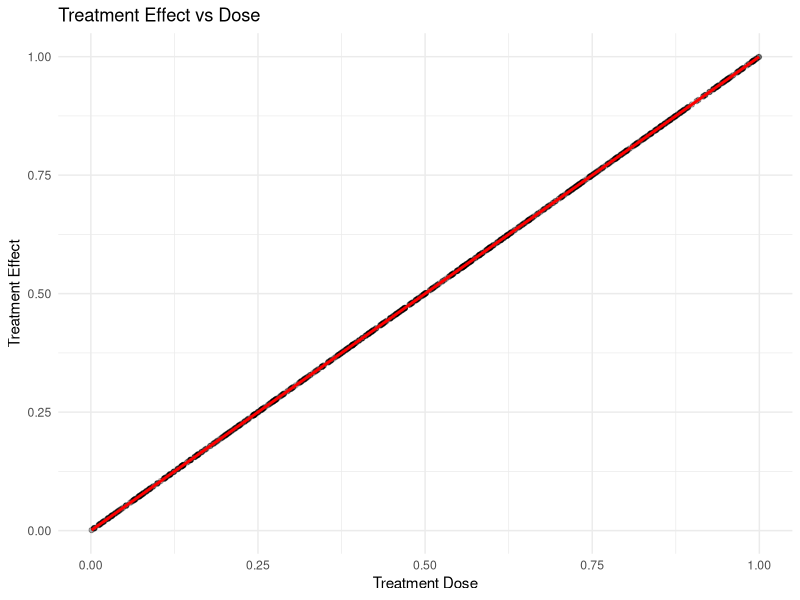

The R script that drew this image:
rm(list=ls())
library(dplyr)
library(tidyr)
library(ggplot2)

set.seed(123)

# Parameters
n_counties <- 1000
n_periods <- 2
base_death_rate <- 0.01
treatment_prob <- 0.8
func <- function(x) x  # Linear function

# Generate panel data
sim_data <- expand_grid(
  county_id = 1:n_counties,
  period = 0:1
) %>%
  as_tibble() %>%
  arrange(county_id, period)

# Assign treatment status and dose (fixed across periods for each county)
sim_data <- sim_data %>%
  group_by(county_id) %>%
  mutate(
    treated = rbinom(1, size = 1, prob = treatment_prob),
    dose = if_else(treated == 1, runif(1), 0),
    population = rpois(1, lambda = 10000)
  ) %>%
  ungroup()

# Calculate the expected ATT
expected_att <- treatment_prob * 0.5  # E[func(dose)] for treated units

# Generate potential outcomes
sim_data <- sim_data %>%
  group_by(county_id) %>%
  mutate(
    epsilon = rnorm(n(), mean = 0, sd = 0.001),  # Error term

    # Potential outcomes
    Y_0 = base_death_rate + epsilon,
    Y_1 = Y_0 - func(dose) * (period == 1),

    # Observed outcome
    Y_obs = if_else(treated == 1 & period == 1, Y_1, Y_0),

    # True treatment effect (only for treated units in post-treatment period)
    true_effect = if_else(treated == 1 & period == 1, Y_0 - Y_1, 0)
  ) %>%
  ungroup()

# Calculate observed deaths
sim_data <- sim_data %>%
  mutate(
    observed_deaths = rbinom(n(), size = population, prob = Y_obs),
    observed_death_rate = observed_deaths / population
  )

# Calculate ATT
att_simulated <- sim_data %>%
  filter(period == 1) %>%
  summarize(att = mean(true_effect[treated == 1])) %>%
  pull(att)

# Display results
cat("Simulated ATT:", att_simulated, "\n")
cat("Expected ATT:", expected_att, "\n")
cat("Difference:", att_simulated - expected_att, "\n")

# Visualize treatment effect vs dose
ggplot(sim_data %>% filter(period == 1 & treated == 1),
       aes(x = dose, y = true_effect)) +
  geom_point(alpha = 0.3) +
  geom_smooth(method = "lm", se = FALSE, color = "red") +
  labs(title = "Treatment Effect vs Dose",
       x = "Treatment Dose",
       y = "Treatment Effect") +
  theme_minimal()

